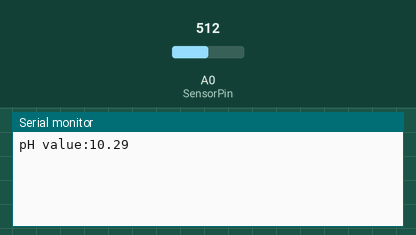
Recording of a sketch running on a simulated Arduino Uno, built with avr-gcc and run on an emulated ATmega328P. Parts: the last lines printed to the serial monitor. Inputs (shaded band) come from the test bench; at power-on: A0 (SensorPin) = 512.

Above: at 1.2 s.
1.3 s: A0 (SensorPin) set to 716
At 1.3 s:
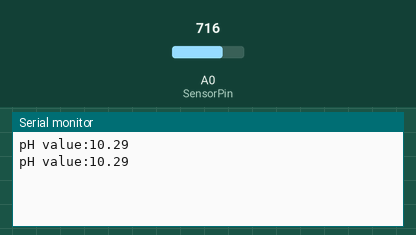
2.8 s: A0 (SensorPin) set to 900
At 4.0 s:
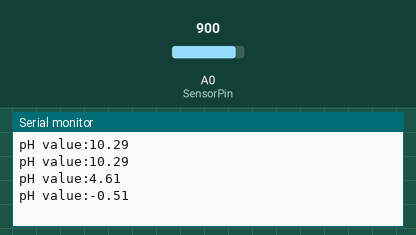
Timing chart, 0 to 5.8 s (numbered marks = the images above; inputs shaded):
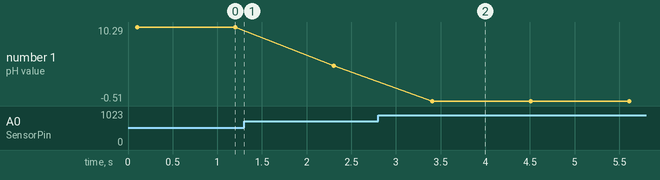

The sketch:

Arduino_pHSensor_Interface.ino
```cpp
#define SensorPin A0      //pH meter Analog output to Arduino Analog Input 0
float calibration_value = 21.34 + 3.2;
unsigned long int avgValue;  //Store the average value of the sensor feedback
int buf[10], temp;

void setup(){
  Serial.begin(9600);
  pinMode(SensorPin, INPUT);
}


void loop(){
  for(int i=0;i<10;i++){ //Get 10 sample value from the sensor for smooth the value
  buf[i]=analogRead(SensorPin);
  delay(10);
  }
  for(int i=0;i<9;i++){ //sort the analog from small to large
    for(int j=i+1;j<10;j++){
      if(buf[i]>buf[j]){
        temp=buf[i];
        buf[i]=buf[j];
        buf[j]=temp;
      }
    }
  }
  avgValue=0;
  for(int i=2;i<8;i++)avgValue+=buf[i];  //take the average value of 6 center sample

  float phValue=(float)avgValue*5.0/1024/6; //convert the analog into millivolt
  phValue = -5.70 * phValue + calibration_value; //convert the millivolt into pH value
  Serial.print("pH value:");
  Serial.println(phValue);
  delay(1000);
}
```

Measured:
- after the input at 2.8 s, the serial monitor: prints a new line after 0.61 s (image 2)
- plotted number 1: 10.29 → 4.61 after the input at 1.3 s, 4.61 → -0.51 after the input at 2.8 s
